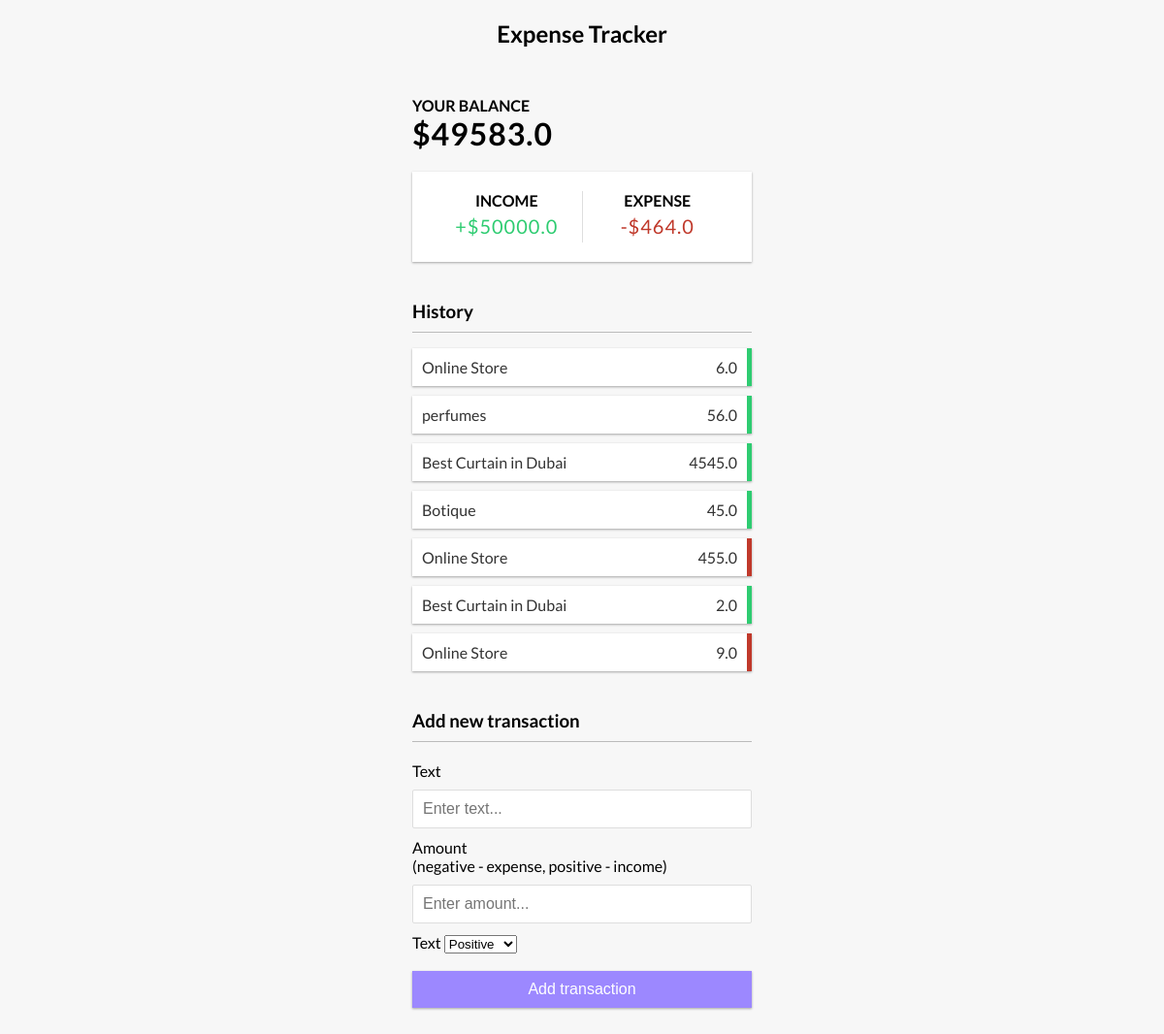
The app's page / (signed in) with its own data.
### app/models.py (models this page shows, shortened)
class Profile(models.Model):
    user=models.ForeignKey(User,on_delete=models.CASCADE)
    income=models.FloatField()
    expenses = models.FloatField(default=0)
    balance=models.FloatField(blank=True , null=True)

class Expense(models.Model):
    user = models.ForeignKey(User , on_delete=models.CASCADE)
    name = models.CharField(max_length=100)
    amount = models.FloatField()
    expense_type = models.CharField(max_length=100 , choices=TYPE)

### app/views.py (the view, shortened to what this page needs)
# urls.py: path('', views.home,name='home'),
def home(request):
    profile = Profile.objects.filter(user = request.user).first()
    expenses = Expense.objects.filter(user = request.user)
    context = {'profile' : profile , 'expenses' : expenses}
    return render(request , 'home.html' , context)

### app/templates/home.html (shortened to what this page needs)
<!DOCTYPE html>
<html lang="en">
  <head>
  </head>
  <body>
    <h2>Expense Tracker</h2>
    <div class="container">
      <h4>Your Balance</h4>
      <h1 id="balance">${{profile.balance}}</h1>
      <div class="inc-exp-container">
        <div>
          <h4>Income</h4>
          <p id="money-plus" class="money plus">+${{profile.income}}</p>
        </div>
        <div>
          <h4>Expense</h4>
          <p id="money-minus" class="money minus">-${{profile.expenses}}</p>
        </div>
      </div>
      <h3>History</h3>
      <ul id="list" class="list">
        {% for expense in expenses%}
        {% if expense.expense_type == 'Positive' %}
        <li class="plus">
          {{expense.name}} <span>{{expense.amount}}</span>
        </li>
        {%else%}
        <li class="minus">
            {{expense.name}} <span>{{expense.amount}}</span>
          </li>
        {% endif %}
        {% endfor %}
      </ul>
      <h3>Add new transaction</h3>
      <form id="form" method="post">
        <div class="form-control">
          <label for="text">Text</label>
          <input type="text" name="text" id="text" placeholder="Enter text..." />
        </div>
        <div class="form-control">
          <label for="amount"
            >Amount <br />
            (negative - expense, positive - income)</label
          >
          <input type="number" name="amount" id="amount" placeholder="Enter amount..." />
        </div>
        <div class="form-control">
            <label for="text">Text</label>
            <select name="expense_type" required class="form-control">
              <option value="Positive">Positive</option>
            </select>
          </div>
        <button class="btn" type="submit">Add transaction</button>
      </form>
    </div>
  </body>
</html>

### app/templates/home.html (style rules this page uses)
:root { --box-shadow: 0 1px 3px rgba(0, 0, 0, 0.12), 0 1px 2px rgba(0, 0, 0, 0.24); }
* { box-sizing: border-box; }
body { background-color: #f7f7f7; display: flex; flex-direction: column; align-items: center; justify-content: center; min-height: 100vh; margin: 0; font-family: 'Lato', sans-serif; }
.container { margin: 30px auto; width: 350px; }
h1 { letter-spacing: 1px; margin: 0; }
h3 { border-bottom: 1px solid #bbb; padding-bottom: 10px; margin: 40px 0 10px; }
h4 { margin: 0; text-transform: uppercase; }
.inc-exp-container { background-color: #fff; box-shadow: var(--box-shadow); padding: 20px; display: flex; justify-content: space-between; margin: 20px 0; }
.inc-exp-container > div { flex: 1; text-align: center; }
.inc-exp-container > div:first-of-type { border-right: 1px solid #dedede; }
.money { font-size: 20px; letter-spacing: 1px; margin: 5px 0; }
.money.plus { color: #2ecc71; }
.money.minus { color: #c0392b; }
label { display: inline-block; margin: 10px 0; }
input[type='text'], input[type='number'] { border: 1px solid #dedede; border-radius: 2px; display: block; font-size: 16px; padding: 10px; width: 100%; }
.btn { cursor: pointer; background-color: #9c88ff; box-shadow: var(--box-shadow); color: #fff; border: 0; display: block; font-size: 16px; margin: 10px 0 30px; padding: 10px; width: 100%; }
.list { list-style-type: none; padding: 0; margin-bottom: 40px; }
.list li { background-color: #fff; box-shadow: var(--box-shadow); color: #333; display: flex; justify-content: space-between; position: relative; padding: 10px; margin: 10px 0; }
.list li.plus { border-right: 5px solid #2ecc71; }
.list li.minus { border-right: 5px solid #c0392b; }

### records on screen
Profile: balance "49583.0", income "50000.0", expenses "464.0"
Expense: name "Online Store", amount "6.0"
Expense: name "perfumes", amount "56.0"
Expense: name "Best Curtain in Dubai", amount "4545.0"
Expense: name "Botique", amount "45.0"
Expense: name "Online Store", amount "455.0"
Expense: name "Best Curtain in Dubai", amount "2.0"
Expense: name "Online Store", amount "9.0"
